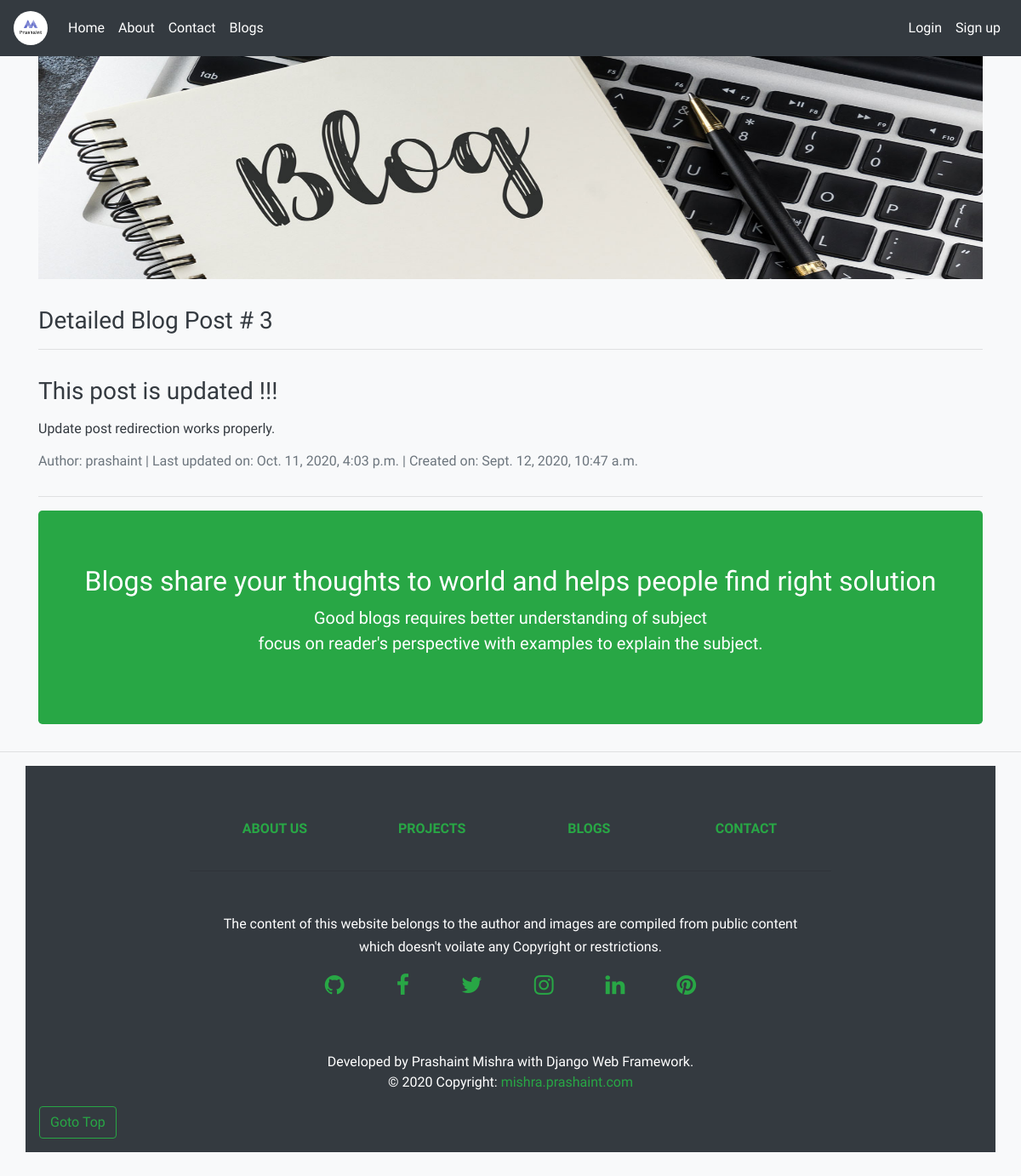
/blogs/3/, run on an earlier commit of the app's database.
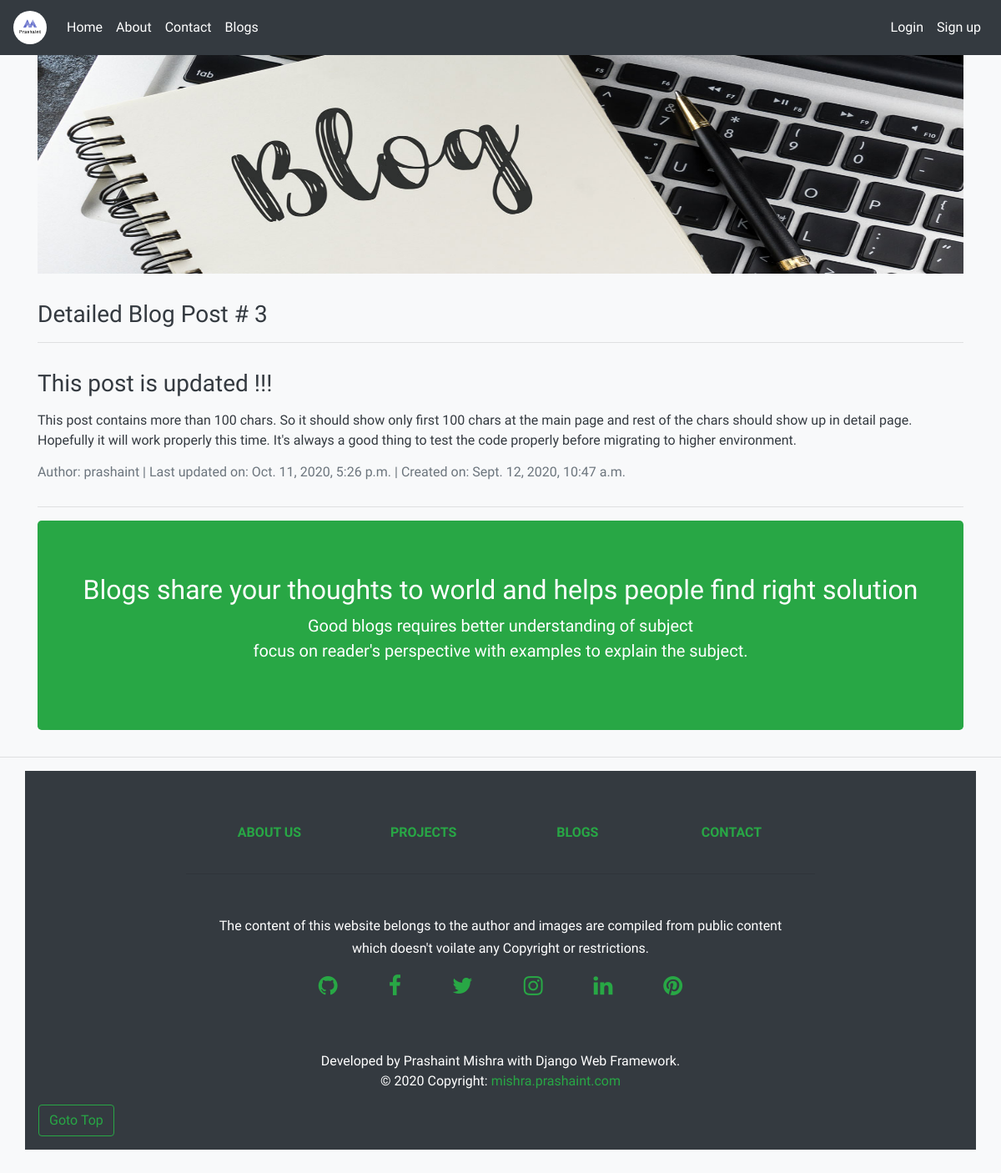
And on a later commit of the database.
### blogs/models.py (models this page shows, shortened)
class BlogPost(models.Model):
    title = models.CharField(max_length=200, unique=True)
    author = models.ForeignKey(User, on_delete=models.CASCADE, related_name='blog_author')
    category = models.CharField(max_length=200, default="undefined")
    updated_on = models.DateTimeField(auto_now=True)
    content = HTMLField()
    created_on = models.DateTimeField(auto_now_add=True)
    status = models.IntegerField(choices=STATUS, default=0)
    class Meta:
        ordering = ['-created_on']

### blogs/views.py (the view)
# urls.py: path('<int:blog_id>/', views.details, name='details'),
def details(request, blog_id):
	blog = get_object_or_404(BlogPost, pk=blog_id)
	return render(request, 'blogs/details.html', {'blog':blog})

### blogs/templates/blogs/details.html
{% extends 'blogs/base.html' %}
{% block content %}
{% load static %}
  <div class="container marketing">
  <h3>Detailed Blog Post # {{ blog.id }}</h3>
    <hr class="featurette-divider">
    <div class="row featurette">
      <div class="col-md-12">
        <p><h3>{{ blog.title }}</h3></p>
        <p class="lead">{{ blog.content | safe }}</p>
        <p class="lead">
          <h6><span class="text-muted">Author: {{ blog.author }} | Last updated on: {{ blog.updated_on }} | Created on: {{ blog.created_on }}</span></h6>
        </p>
      </div>
    </div>
    <hr class="featurette-divider">
  </div>
  <div class="container text-center">
    <div class="jumbotron bg-success text-white">
      <div class="container text-center">
        <h2 class="display-5">Blogs share your thoughts to world and helps people find right solution</h2>
        <p class="lead">Good blogs requires better understanding of subject<br>focus on reader's perspective with examples to explain the subject.  </p>
      </div>
    </div>
  </div>
  <hr class="featurette-divider">
{% endblock %}

What changed in the data, as far as the page shows it:
changed BlogPost "This post is updated !!!": content "Update post redirection works properly." → "This post contains more than 100 chars. So it should show only first 100 chars at the main page and rest of the chars should show up in detail page. Hopefully it will work properly this time. It's always a good thing to test the code properly before migrating to higher environment."; updated_on "Oct. 11, 2020, 4:03 p.m." → "Oct. 11, 2020, 5:26 p.m."
